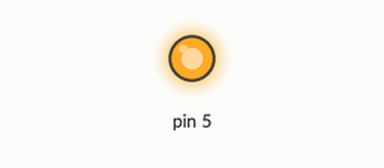
A sketch run on a simulated Arduino Uno, built with avr-gcc and run on an emulated ATmega328P. Shown: output pins drawn as LEDs (lit = HIGH).

Above: at 0.1 s.
Timing chart, 0 to 1.6 s (numbered marks = the images above):
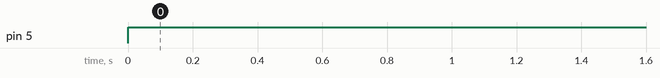

The sketch:

avaliacaoPWM6.ino
```cpp
void setup() {
  pinMode(5,1);
}

void loop() {
  analogWrite(5, 255);
  delay(1);
}
```

Measured:
- by itself, pin 5: LOW → HIGH at 0.00 s
